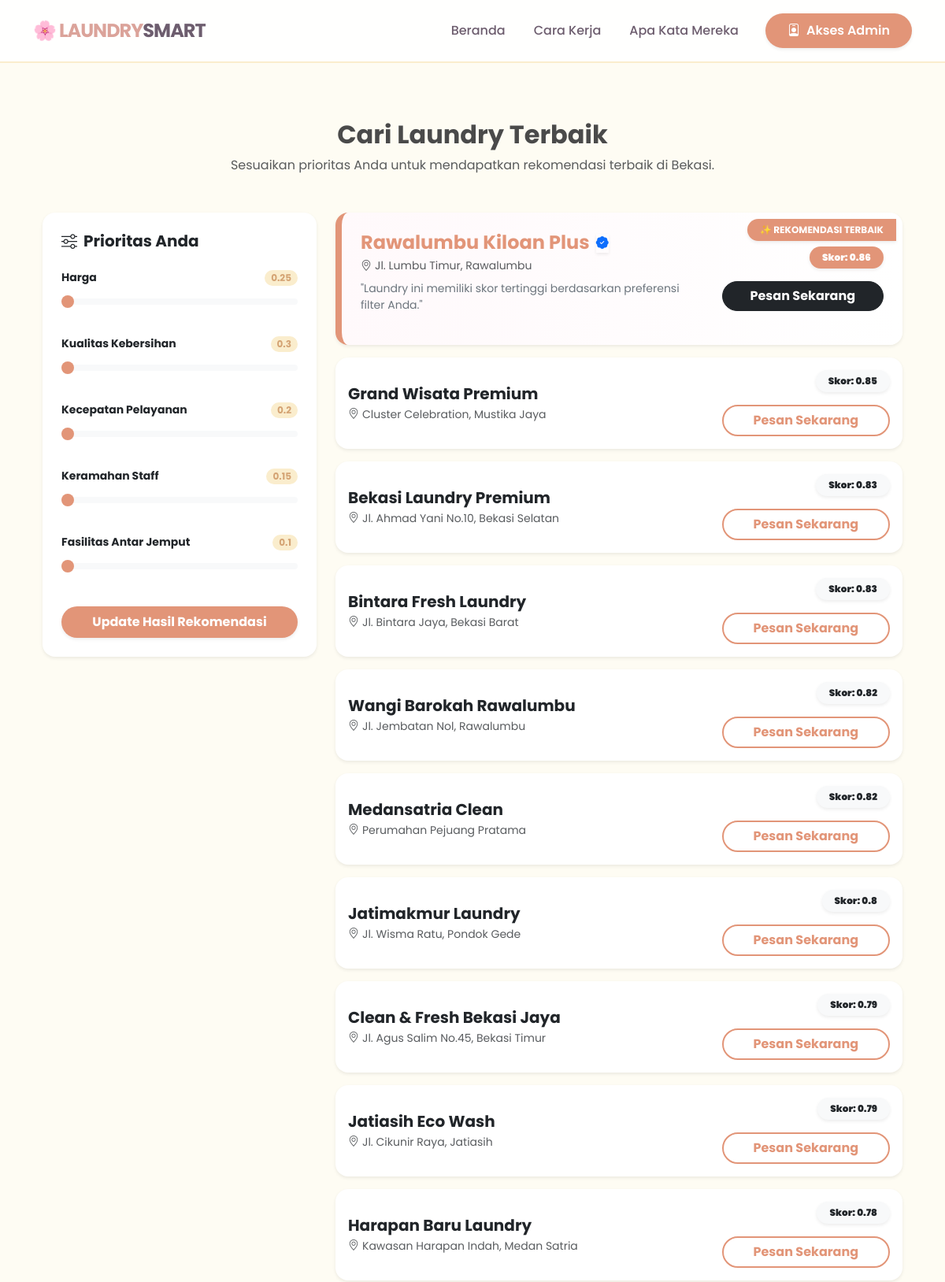
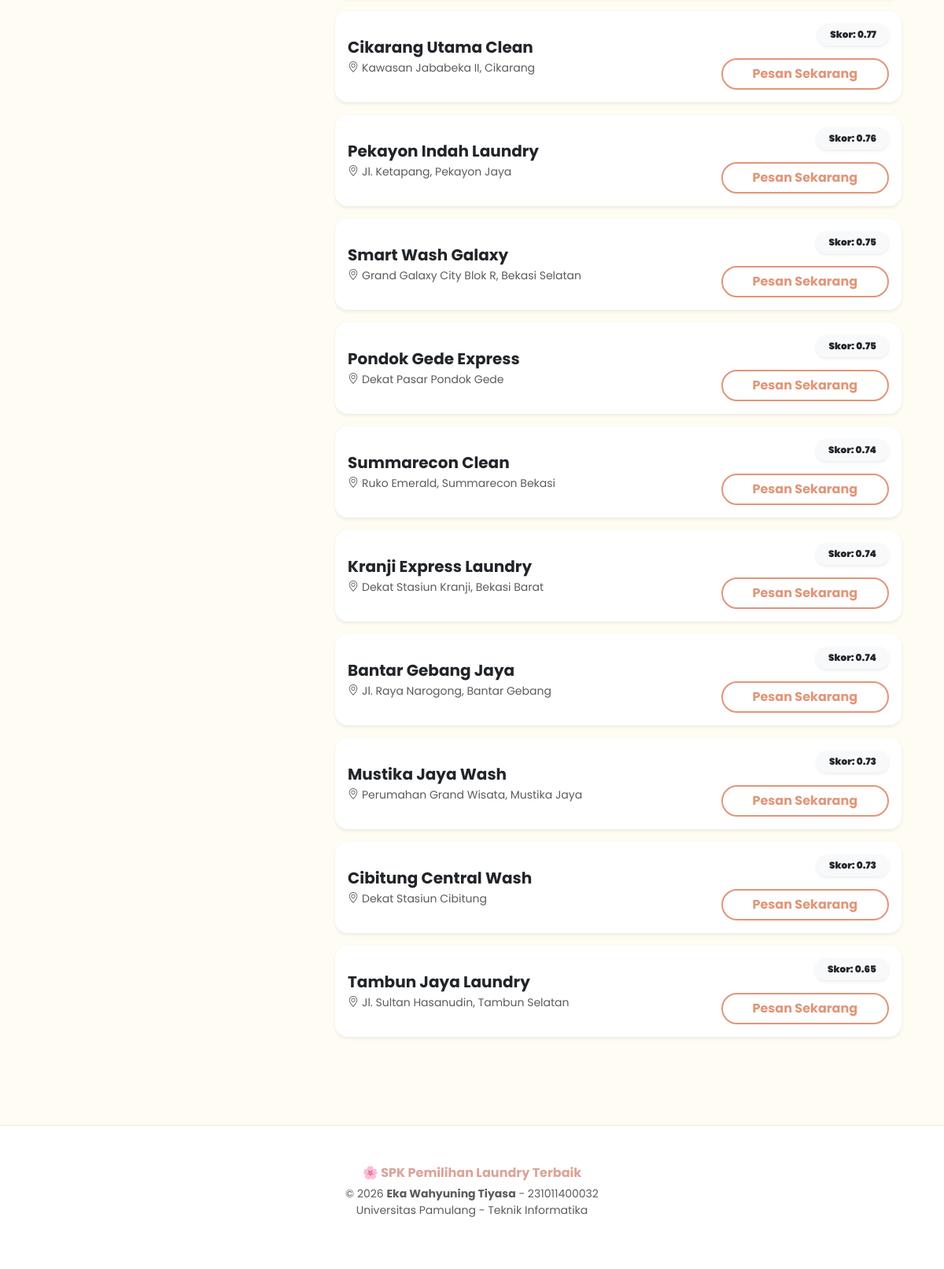
The page /view.php on the database its author committed (2 pictures, top to bottom).
### tables this page shows
CREATE TABLE `kriteria` (
  `id_kriteria` int(11) NOT NULL,
  `kode_kriteria` varchar(10) DEFAULT NULL,
  `nama_kriteria` varchar(100) DEFAULT NULL,
  `bobot` float DEFAULT NULL,
  `jenis` enum('benefit','cost') NOT NULL,
  `sifat` enum('benefit','cost') DEFAULT NULL
);

CREATE TABLE `alternatif` (
  `id_alternatif` int(11) NOT NULL,
  `id_user` int(11) DEFAULT NULL,
  `nama_laundry` varchar(100) DEFAULT NULL,
  `alamat` text DEFAULT NULL,
  `keterangan` text DEFAULT NULL,
  `pemilik` varchar(100) DEFAULT NULL
);

### view.php (the view, shortened to what this page needs)
<?php
require_once '../config/koneksi.php';
include '../includes/header.php';
$conn = mysqli_connect($host, $user, $pass, $db);
$query_k = mysqli_query($conn, "SELECT * FROM kriteria");
$kriteria = [];
while($k = mysqli_fetch_assoc($query_k)) { $kriteria[] = $k; }
$w = [];
foreach($kriteria as $krit) {
    $id_k = $krit['id_kriteria'];
    $w[$id_k] = $_GET['w_'.$id_k] ?? ($krit['bobot'] > 0 ? $krit['bobot'] : 1);
}
$ambil_alt = mysqli_query($conn, "SELECT * FROM alternatif");
$data_rekomendasi = [];
while($alt = mysqli_fetch_assoc($ambil_alt)) {
    $id_a = $alt['id_alternatif'];
    $skor_total = 0;
    $ada_nilai = false;
    foreach($kriteria as $krit) {
        $id_k = $krit['id_kriteria'];
        $q_n = mysqli_query($conn, "SELECT nilai FROM penilaian WHERE id_alternatif='$id_a' AND id_kriteria='$id_k'");
        $d_n = mysqli_fetch_assoc($q_n);
        $nilai = (isset($d_n['nilai']) && $d_n['nilai'] > 0) ? $d_n['nilai'] : 1;
        if(isset($d_n['nilai'])) $ada_nilai = true;
        $skor_total += ($nilai / 5) * $w[$id_k];
    }
    $alt['skor'] = ($ada_nilai) ? round($skor_total, 2) : 0.05;
    $data_rekomendasi[] = $alt;
}
usort($data_rekomendasi, function($a, $b) { return $b['skor'] <=> $a['skor']; });
?>
<div class="container py-5">
    <div class="text-center mb-5">
        <h2 class="fw-bold" style="color: #4a4a4a;">Cari Laundry Terbaik</h2>
        <p class="text-muted">Sesuaikan prioritas Anda untuk mendapatkan rekomendasi terbaik di Bekasi.</p>
    </div>
    <div class="row g-4">
        <div class="col-lg-4">
            <div class="card border-0 shadow-sm rounded-4 p-4 sticky-top" style="top: 100px; z-index: 10;">
                <h5 class="fw-bold mb-4"><i class="bi bi-sliders me-2"></i>Prioritas Anda</h5>
                <form action="" method="GET">
                    <?php foreach($kriteria as $krit): ?>
                    <div class="mb-4">
                        <div class="d-flex justify-content-between align-items-center mb-2">
                            <label class="small fw-bold mb-0"><?= $krit['nama_kriteria']; ?></label>
                            <span class="badge rounded-pill px-2 py-1" style="background: #faedcd; color: #d4a373;">
                                <span id="val_<?= $krit['id_kriteria']; ?>"><?= $w[$krit['id_kriteria']]; ?></span>
                            </span>
                        </div>
                        <input type="range" class="form-range custom-range"
                               min="1" max="5" step="1"
                               name="w_<?= $krit['id_kriteria']; ?>"
                               value="<?= $w[$krit['id_kriteria']]; ?>"
                               oninput="document.getElementById('val_<?= $krit['id_kriteria']; ?>').innerText = this.value">
                    </div>
                    <?php endforeach; ?>
                    <button type="submit" class="btn btn-pink w-100 rounded-pill fw-bold shadow-sm py-2 mt-2">
                        Update Hasil Rekomendasi
                    </button>
                </form>
            </div>
        </div>
        <div class="col-lg-8">
            <?php
            $index = 0;
            foreach($data_rekomendasi as $row):
                $is_top = ($index === 0);
            ?>
            <div class="card border-0 shadow-sm rounded-4 mb-3 position-relative overflow-hidden card-hover
                <?= $is_top ? 'p-4 border-start border-pink border-5' : 'p-3'; ?>"
                style="<?= $is_top ? 'background: linear-gradient(to right, #fff9fb, #ffffff);' : ''; ?>">
                <?php if($is_top): ?>
                    <div class="position-absolute top-0 end-0 p-2">
                        <span class="badge bg-pink text-white rounded-start-pill shadow-sm py-2 px-3" style="font-size: 0.75rem;">
                            ✨ REKOMENDASI TERBAIK
                        </span>
                    </div>
                <?php endif; ?>
                <div class="row align-items-center">
                    <div class="col-md-8">
                        <div class="d-flex align-items-center mb-1">
                            <h5 class="fw-bold mb-0 <?= $is_top ? 'text-pink fs-4' : ''; ?>">
                                <?= htmlspecialchars($row['nama_laundry']); ?>
                            </h5>
                            <?php if($is_top): ?>
                                <i class="bi bi-patch-check-fill ms-2 text-primary shadow-sm" title="Peringkat 1"></i>
                            <?php endif; ?>
                        </div>
                        <p class="text-muted small mb-0"><i class="bi bi-geo-alt me-1"></i><?= htmlspecialchars($row['alamat']); ?></p>
                        <?php if($is_top): ?>
                            <p class="mt-2 small text-secondary d-none d-md-block italic">
                                "Laundry ini memiliki skor tertinggi berdasarkan preferensi filter Anda."
                            </p>
                        <?php endif; ?>
                    </div>
                    <div class="col-md-4 text-md-end mt-3 mt-md-0">
                        <div class="mb-3">
                            <span class="badge rounded-pill <?= $is_top ? 'bg-pink' : 'bg-light text-dark'; ?> shadow-sm px-3 py-2">
                                <b>Skor: <?= $row['skor']; ?></b>
                            </span>
                        </div>
                        <button type="button"
                                class="btn <?= $is_top ? 'btn-dark' : 'btn-outline-pink'; ?> rounded-pill px-4 fw-bold w-100 w-md-auto"
                                data-bs-toggle="modal"
                                data-bs-target="#modalPesan"
                                onclick="siapkanPesan('<?= htmlspecialchars($row['nama_laundry']); ?>')">
                            Pesan Sekarang
                        </button>
                    </div>
                </div>
            </div>
            <?php
            $index++;
            endforeach;
            ?>
        </div>
    </div>
</div>
<?php include '../includes/footer.php'; ?>

### header.php (style rules this page uses)
:root { --dusty-pink: #DBA39A; --soft-pink: #F0DBDB; --cream: #FEFCF3; --dark-text: #6D5D6E; --pink-hover: #c98a80; }
body { font-family: 'Poppins', sans-serif; background-color: var(--cream); color: var(--dark-text); overflow-x: hidden; }
.btn-pink { background-color: var(--dusty-pink); color: white !important; border-radius: 50px; padding: 10px 28px; border: none; font-weight: 600; transition: 0.3s; display: inline-block; }

### view.php (style rules this page uses)
:root { --pink: #e29578; --soft-pink: #faedcd; --dark-pink: #bc6c4d; }
.btn-pink { background-color: var(--pink); color: white; border: none; transition: 0.3s; }
.btn-outline-pink { border: 2px solid var(--pink); color: var(--pink); transition: 0.3s; }
.bg-pink { background-color: var(--pink) !important; }
.text-pink { color: var(--pink) !important; }
.border-pink { border-color: var(--pink) !important; }
.card-hover { transition: all 0.3s ease; border: 1px solid transparent; }
.border-5 { border-left-width: 8px !important; }

### rows shown on the page
kriteria: nama_kriteria "Harga", id_kriteria "0.25", id_kriteria "1"
kriteria: nama_kriteria "Kualitas Kebersihan", id_kriteria "0.3", id_kriteria "1"
kriteria: nama_kriteria "Kecepatan Pelayanan", id_kriteria "0.2", id_kriteria "1"
kriteria: nama_kriteria "Keramahan Staff", id_kriteria "0.15", id_kriteria "1"
kriteria: nama_kriteria "Fasilitas Antar Jemput", id_kriteria "0.1", id_kriteria "1"
alternatif: shows "✨ REKOMENDASI TERBAIK", nama_laundry "Rawalumbu Kiloan Plus", alamat "Jl. Lumbu Timur, Rawalumbu", shows "\"Laundry ini memiliki skor tertinggi berdasarkan preferensi filter Anda.\"", skor "0.86"
alternatif: nama_laundry "Grand Wisata Premium", alamat "Cluster Celebration, Mustika Jaya", skor "0.85"
alternatif: nama_laundry "Bekasi Laundry Premium", alamat "Jl. Ahmad Yani No.10, Bekasi Selatan", skor "0.83"
alternatif: nama_laundry "Bintara Fresh Laundry", alamat "Jl. Bintara Jaya, Bekasi Barat", skor "0.83"
alternatif: nama_laundry "Wangi Barokah Rawalumbu", alamat "Jl. Jembatan Nol, Rawalumbu", skor "0.82"
alternatif: nama_laundry "Medansatria Clean", alamat "Perumahan Pejuang Pratama", skor "0.82"
alternatif: nama_laundry "Jatimakmur Laundry", alamat "Jl. Wisma Ratu, Pondok Gede", skor "0.8"
alternatif: nama_laundry "Clean & Fresh Bekasi Jaya", alamat "Jl. Agus Salim No.45, Bekasi Timur", skor "0.79"
alternatif: nama_laundry "Jatiasih Eco Wash", alamat "Jl. Cikunir Raya, Jatiasih", skor "0.79"
alternatif: nama_laundry "Harapan Baru Laundry", alamat "Kawasan Harapan Indah, Medan Satria", skor "0.78"
alternatif: nama_laundry "Cikarang Utama Clean", alamat "Kawasan Jababeka II, Cikarang", skor "0.77"
alternatif: nama_laundry "Pekayon Indah Laundry", alamat "Jl. Ketapang, Pekayon Jaya", skor "0.76"
alternatif: nama_laundry "Smart Wash Galaxy", alamat "Grand Galaxy City Blok R, Bekasi Selatan", skor "0.75"
alternatif: nama_laundry "Pondok Gede Express", alamat "Dekat Pasar Pondok Gede", skor "0.75"
alternatif: nama_laundry "Summarecon Clean", alamat "Ruko Emerald, Summarecon Bekasi", skor "0.74"
alternatif: nama_laundry "Kranji Express Laundry", alamat "Dekat Stasiun Kranji, Bekasi Barat", skor "0.74"
alternatif: nama_laundry "Bantar Gebang Jaya", alamat "Jl. Raya Narogong, Bantar Gebang", skor "0.74"
alternatif: nama_laundry "Mustika Jaya Wash", alamat "Perumahan Grand Wisata, Mustika Jaya", skor "0.73"
alternatif: nama_laundry "Cibitung Central Wash", alamat "Dekat Stasiun Cibitung", skor "0.73"
alternatif: nama_laundry "Tambun Jaya Laundry", alamat "Jl. Sultan Hasanudin, Tambun Selatan", skor "0.65"
